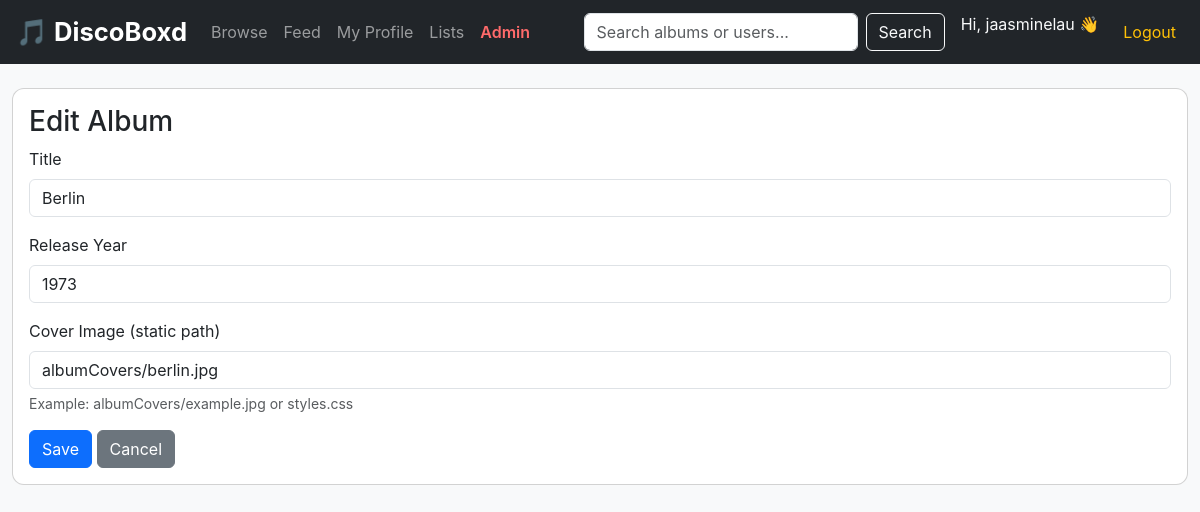
Screenshot of /admin/album/4/edit (signed in) with the database file from the repository.
### tables this page shows
CREATE TABLE albums (
    id INTEGER PRIMARY KEY AUTOINCREMENT,
    title TEXT NOT NULL,
    release_year INTEGER,
    cover_image TEXT
);

### app.py (the view, shortened to what this page needs)
@app.route('/admin/album/<int:album_id>/edit', methods=['GET', 'POST'])
def admin_edit_album(album_id):
    if not admin_required():
        return redirect(url_for('albums'))
    conn = connect_db()
    cur = conn.cursor()
    cur.execute("SELECT * FROM albums WHERE id = ?;", (album_id,))
    album = cur.fetchone()
    conn.close()
    if not album:
        return 'Album not found', 404
    return render_template('admin_edit_album.html', album=album)

### app.py (called while the page is built)
def connect_db():
    conn = sqlite3.connect(DB_PATH)
    conn.row_factory = sqlite3.Row
    return conn

def admin_required():
    if not session.get("is_admin"):
        return False
    return True

### templates/admin_edit_album.html
{% extends "layout.html" %}
{% block content %}
<div class="card">
    <div class="card-body">
        <h3>Edit Album</h3>
        <form method="POST" action="{{ url_for('admin_edit_album', album_id=album['id']) }}">
            <div class="mb-3">
                <label class="form-label">Title</label>
                <input class="form-control" name="title" value="{{ album['title'] }}" required>
            </div>
            <div class="mb-3">
                <label class="form-label">Release Year</label>
                <input class="form-control" name="release_year" value="{{ album['release_year'] or '' }}">
            </div>
            <div class="mb-3">
                <label class="form-label">Cover Image (static path)</label>
                <input class="form-control" name="cover_image" value="{{ album['cover_image'] or '' }}">
                <div class="form-text">Example: albumCovers/example.jpg or styles.css</div>
            </div>
            <button class="btn btn-primary" type="submit">Save</button>
            <a class="btn btn-secondary" href="{{ url_for('admin_dashboard') }}">Cancel</a>
        </form>
    </div>
</div>
{% endblock %}

### static/styles.css (style rules this page uses)
body { background-color: #f5f5f7; font-family: 'Inter', Arial, sans-serif; }
.card { border-radius: 12px; overflow: hidden; }

### rows the page displays
albums: title "Berlin", release_year "1973", cover_image "albumCovers/berlin.jpg"

### other values shown
{{ session["username"] }} "jaasminelau"
